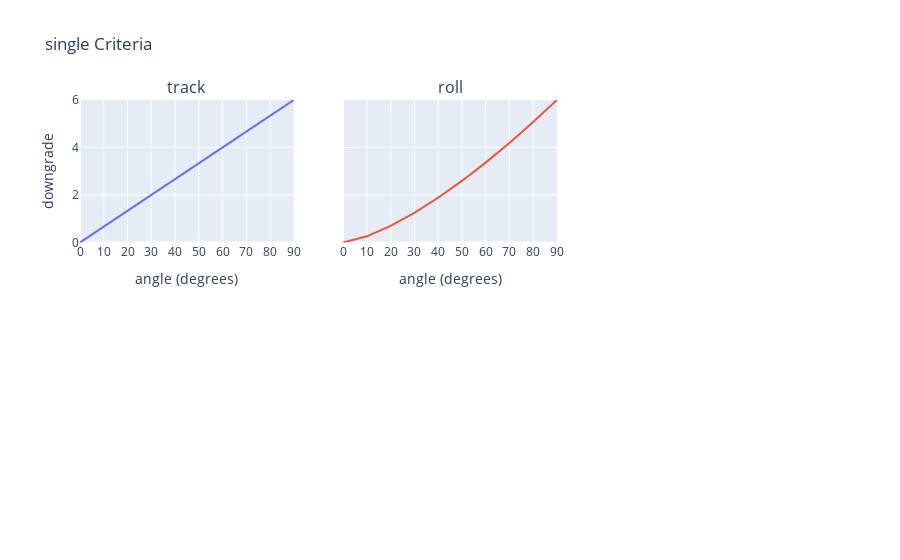
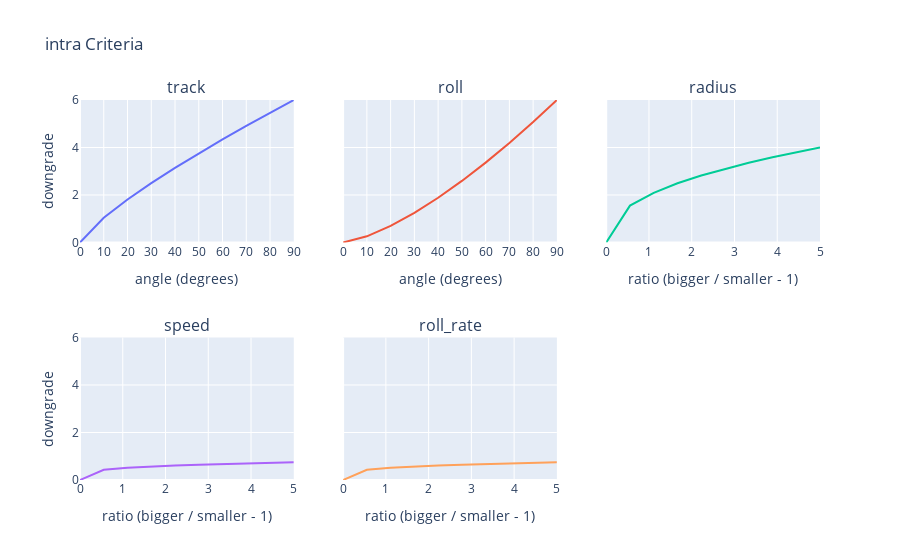
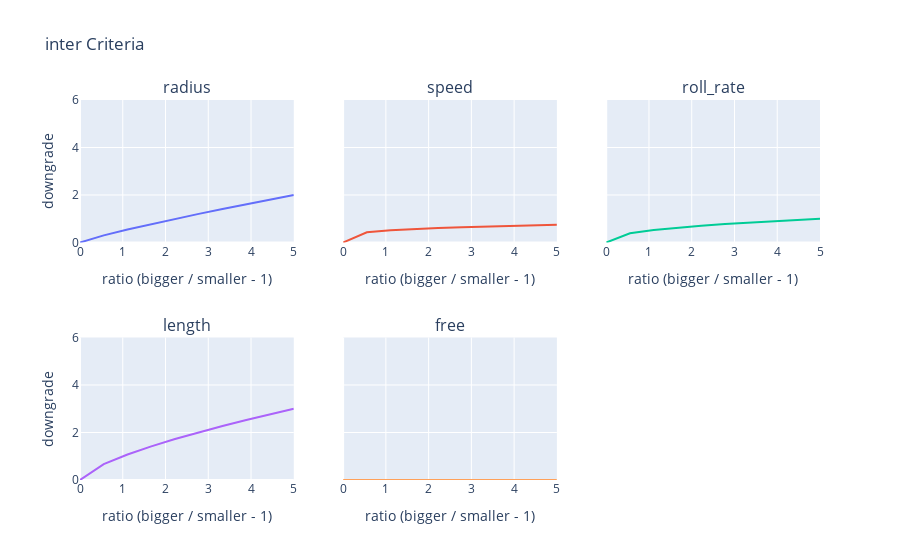

Here is the notebook cell these charts were saved with, in order:
### Code cell
from flightanalysis.schedule.scoring.criteria.criteria import Exponential

angle_error = np.radians(np.linspace(0, 90, 10))
ratio_error = np.linspace(0, 5, 10)

for name, crits in f3a.data.items():
    for k, v in crits.data.items():
        print(f'{k}, {str(v)}')

    fig=make_subplots(
        2, 3, subplot_titles=list(crits.data.keys()), shared_yaxes=True
    ).update_layout(
        title=f'{name} Criteria', 
        yaxis=dict(range=(0,6), title='downgrade'),
        yaxis4=dict(range=(0,6), title='downgrade')
    )

    i=0
    for k, v in crits.data.items():
        r=1 if i<3 else 2 
        c=i%3+1
        if v.errortype == 'absolute':
            x = angle_error
            xf = np.degrees
            xlabel = 'angle (degrees)'
        else:
            x = ratio_error
            xf = lambda a: a
            xlabel = 'ratio (bigger / smaller - 1)'

        fig.add_trace(go.Scatter(x=xf(x), y=v.lookup(x), showlegend=False, mode='lines'), row=r,col=c)
        fig.update_xaxes(title=xlabel, range=(min(xf(x)), max(xf(x))), nticks=10, row=r, col=c)
        i+=1
    fig.show()

### Figure 1 — Plotly figure (JSON) as saved in the notebook; plotly's stock layout.template omitted (floating-point values rounded to 4 significant figures)
{"data": [{"mode": "lines", "showlegend": false, "type": "scatter", "x": [0, 10, 20, 30.0, 40, 50, 60.0, 70, 80, 90], "xaxis": "x", "y": [0, 0.6667, 1.333, 2.0, 2.667, 3.333, 4.0, 4.667, 5.333, 6], "yaxis": "y"}, {"mode": "lines", "showlegend": false, "type": "scatter", "x": [0, 10, 20, 30.0, 40, 50, 60.0, 70, 80, 90], "xaxis": "x2", "y": [0, 0.2604, 0.7006, 1.25, 1.885, 2.592, 3.363, 4.191, 5.071, 6], "yaxis": "y2"}], "layout": {"annotations": [{"font": {"size": 16}, "showarrow": false, "text": "track", "x": 0.1444, "xanchor": "center", "xref": "paper", "y": 1, "yanchor": "bottom", "yref": "paper"}, {"font": {"size": 16}, "showarrow": false, "text": "roll", "x": 0.5, "xanchor": "center", "xref": "paper", "y": 1, "yanchor": "bottom", "yref": "paper"}], "title": {"text": "single Criteria"}, "xaxis": {"anchor": "y", "domain": [0, 0.2889], "nticks": 10, "range": [0, 90], "title": {"text": "angle (degrees)"}}, "xaxis2": {"anchor": "y2", "domain": [0.3556, 0.6444], "nticks": 10, "range": [0, 90], "title": {"text": "angle (degrees)"}}, "xaxis3": {"anchor": "y3", "domain": [0.7111, 1]}, "xaxis4": {"anchor": "y4", "domain": [0, 0.2889]}, "xaxis5": {"anchor": "y5", "domain": [0.3556, 0.6444]}, "xaxis6": {"anchor": "y6", "domain": [0.7111, 1]}, "yaxis": {"anchor": "x", "domain": [0.625, 1], "range": [0, 6], "title": {"text": "downgrade"}}, "yaxis2": {"anchor": "x2", "domain": [0.625, 1], "matches": "y", "showticklabels": false}, "yaxis3": {"anchor": "x3", "domain": [0.625, 1], "matches": "y", "showticklabels": false}, "yaxis4": {"anchor": "x4", "domain": [0, 0.375], "range": [0, 6], "title": {"text": "downgrade"}}, "yaxis5": {"anchor": "x5", "domain": [0, 0.375], "matches": "y4", "showticklabels": false}, "yaxis6": {"anchor": "x6", "domain": [0, 0.375], "matches": "y4", "showticklabels": false}}}

### Figure 2 — Plotly figure (JSON) as saved in the notebook; plotly's stock layout.template omitted (floating-point values rounded to 4 significant figures)
{"data": [{"mode": "lines", "showlegend": false, "type": "scatter", "x": [0, 10, 20, 30.0, 40, 50, 60.0, 70, 80, 90], "xaxis": "x", "y": [0, 1.042, 1.81, 2.5, 3.144, 3.756, 4.343, 4.911, 5.462, 6.0], "yaxis": "y"}, {"mode": "lines", "showlegend": false, "type": "scatter", "x": [0, 10, 20, 30.0, 40, 50, 60.0, 70, 80, 90], "xaxis": "x2", "y": [0, 0.2604, 0.7006, 1.25, 1.885, 2.592, 3.363, 4.191, 5.071, 6], "yaxis": "y2"}, {"mode": "lines", "showlegend": false, "type": "scatter", "x": [0, 0.5556, 1.111, 1.667, 2.222, 2.778, 3.333, 3.889, 4.444, 5], "xaxis": "x3", "y": [0, 1.553, 2.093, 2.492, 2.821, 3.105, 3.359, 3.59, 3.802, 4.0], "yaxis": "y3"}, {"mode": "lines", "showlegend": false, "type": "scatter", "x": [0, 0.5556, 1.111, 1.667, 2.222, 2.778, 3.333, 3.889, 4.444, 5], "xaxis": "x4", "y": [0, 0.4312, 0.5134, 0.5687, 0.6114, 0.6468, 0.6772, 0.704, 0.7281, 0.75], "yaxis": "y4"}, {"mode": "lines", "showlegend": false, "type": "scatter", "x": [0, 0.5556, 1.111, 1.667, 2.222, 2.778, 3.333, 3.889, 4.444, 5], "xaxis": "x5", "y": [0, 0.4312, 0.5134, 0.5687, 0.6114, 0.6468, 0.6772, 0.704, 0.7281, 0.75], "yaxis": "y5"}], "layout": {"annotations": [{"font": {"size": 16}, "showarrow": false, "text": "track", "x": 0.1444, "xanchor": "center", "xref": "paper", "y": 1, "yanchor": "bottom", "yref": "paper"}, {"font": {"size": 16}, "showarrow": false, "text": "roll", "x": 0.5, "xanchor": "center", "xref": "paper", "y": 1, "yanchor": "bottom", "yref": "paper"}, {"font": {"size": 16}, "showarrow": false, "text": "radius", "x": 0.8556, "xanchor": "center", "xref": "paper", "y": 1, "yanchor": "bottom", "yref": "paper"}, {"font": {"size": 16}, "showarrow": false, "text": "speed", "x": 0.1444, "xanchor": "center", "xref": "paper", "y": 0.375, "yanchor": "bottom", "yref": "paper"}, {"font": {"size": 16}, "showarrow": false, "text": "roll_rate", "x": 0.5, "xanchor": "center", "xref": "paper", "y": 0.375, "yanchor": "bottom", "yref": "paper"}], "title": {"text": "intra Criteria"}, "xaxis": {"anchor": "y", "domain": [0, 0.2889], "nticks": 10, "range": [0, 90], "title": {"text": "angle (degrees)"}}, "xaxis2": {"anchor": "y2", "domain": [0.3556, 0.6444], "nticks": 10, "range": [0, 90], "title": {"text": "angle (degrees)"}}, "xaxis3": {"anchor": "y3", "domain": [0.7111, 1], "nticks": 10, "range": [0, 5], "title": {"text": "ratio (bigger / smaller - 1)"}}, "xaxis4": {"anchor": "y4", "domain": [0, 0.2889], "nticks": 10, "range": [0, 5], "title": {"text": "ratio (bigger / smaller - 1)"}}, "xaxis5": {"anchor": "y5", "domain": [0.3556, 0.6444], "nticks": 10, "range": [0, 5], "title": {"text": "ratio (bigger / smaller - 1)"}}, "xaxis6": {"anchor": "y6", "domain": [0.7111, 1]}, "yaxis": {"anchor": "x", "domain": [0.625, 1], "range": [0, 6], "title": {"text": "downgrade"}}, "yaxis2": {"anchor": "x2", "domain": [0.625, 1], "matches": "y", "showticklabels": false}, "yaxis3": {"anchor": "x3", "domain": [0.625, 1], "matches": "y", "showticklabels": false}, "yaxis4": {"anchor": "x4", "domain": [0, 0.375], "range": [0, 6], "title": {"text": "downgrade"}}, "yaxis5": {"anchor": "x5", "domain": [0, 0.375], "matches": "y4", "showticklabels": false}, "yaxis6": {"anchor": "x6", "domain": [0, 0.375], "matches": "y4", "showticklabels": false}}}

### Figure 3 — Plotly figure (JSON) as saved in the notebook; plotly's stock layout.template omitted (floating-point values rounded to 4 significant figures)
{"data": [{"mode": "lines", "showlegend": false, "type": "scatter", "x": [0, 0.5556, 1.111, 1.667, 2.222, 2.778, 3.333, 3.889, 4.444, 5], "xaxis": "x", "y": [0, 0.3014, 0.5475, 0.7764, 0.9947, 1.205, 1.41, 1.611, 1.807, 2.0], "yaxis": "y"}, {"mode": "lines", "showlegend": false, "type": "scatter", "x": [0, 0.5556, 1.111, 1.667, 2.222, 2.778, 3.333, 3.889, 4.444, 5], "xaxis": "x2", "y": [0, 0.4312, 0.5134, 0.5687, 0.6114, 0.6468, 0.6772, 0.704, 0.7281, 0.75], "yaxis": "y2"}, {"mode": "lines", "showlegend": false, "type": "scatter", "x": [0, 0.5556, 1.111, 1.667, 2.222, 2.778, 3.333, 3.889, 4.444, 5], "xaxis": "x3", "y": [0, 0.3882, 0.5232, 0.623, 0.7052, 0.7764, 0.8398, 0.8974, 0.9505, 1.0], "yaxis": "y3"}, {"mode": "lines", "showlegend": false, "type": "scatter", "x": [0, 0.5556, 1.111, 1.667, 2.222, 2.778, 3.333, 3.889, 4.444, 5], "xaxis": "x4", "y": [0, 0.6695, 1.075, 1.417, 1.725, 2.008, 2.275, 2.527, 2.768, 3.0], "yaxis": "y4"}, {"mode": "lines", "showlegend": false, "type": "scatter", "x": [0, 0.5556, 1.111, 1.667, 2.222, 2.778, 3.333, 3.889, 4.444, 5], "xaxis": "x5", "y": [0, 0, 0, 0, 0, 0, 0, 0, 0, 0], "yaxis": "y5"}], "layout": {"annotations": [{"font": {"size": 16}, "showarrow": false, "text": "radius", "x": 0.1444, "xanchor": "center", "xref": "paper", "y": 1, "yanchor": "bottom", "yref": "paper"}, {"font": {"size": 16}, "showarrow": false, "text": "speed", "x": 0.5, "xanchor": "center", "xref": "paper", "y": 1, "yanchor": "bottom", "yref": "paper"}, {"font": {"size": 16}, "showarrow": false, "text": "roll_rate", "x": 0.8556, "xanchor": "center", "xref": "paper", "y": 1, "yanchor": "bottom", "yref": "paper"}, {"font": {"size": 16}, "showarrow": false, "text": "length", "x": 0.1444, "xanchor": "center", "xref": "paper", "y": 0.375, "yanchor": "bottom", "yref": "paper"}, {"font": {"size": 16}, "showarrow": false, "text": "free", "x": 0.5, "xanchor": "center", "xref": "paper", "y": 0.375, "yanchor": "bottom", "yref": "paper"}], "title": {"text": "inter Criteria"}, "xaxis": {"anchor": "y", "domain": [0, 0.2889], "nticks": 10, "range": [0, 5], "title": {"text": "ratio (bigger / smaller - 1)"}}, "xaxis2": {"anchor": "y2", "domain": [0.3556, 0.6444], "nticks": 10, "range": [0, 5], "title": {"text": "ratio (bigger / smaller - 1)"}}, "xaxis3": {"anchor": "y3", "domain": [0.7111, 1], "nticks": 10, "range": [0, 5], "title": {"text": "ratio (bigger / smaller - 1)"}}, "xaxis4": {"anchor": "y4", "domain": [0, 0.2889], "nticks": 10, "range": [0, 5], "title": {"text": "ratio (bigger / smaller - 1)"}}, "xaxis5": {"anchor": "y5", "domain": [0.3556, 0.6444], "nticks": 10, "range": [0, 5], "title": {"text": "ratio (bigger / smaller - 1)"}}, "xaxis6": {"anchor": "y6", "domain": [0.7111, 1]}, "yaxis": {"anchor": "x", "domain": [0.625, 1], "range": [0, 6], "title": {"text": "downgrade"}}, "yaxis2": {"anchor": "x2", "domain": [0.625, 1], "matches": "y", "showticklabels": false}, "yaxis3": {"anchor": "x3", "domain": [0.625, 1], "matches": "y", "showticklabels": false}, "yaxis4": {"anchor": "x4", "domain": [0, 0.375], "range": [0, 6], "title": {"text": "downgrade"}}, "yaxis5": {"anchor": "x5", "domain": [0, 0.375], "matches": "y4", "showticklabels": false}, "yaxis6": {"anchor": "x6", "domain": [0, 0.375], "matches": "y4", "showticklabels": false}}}
